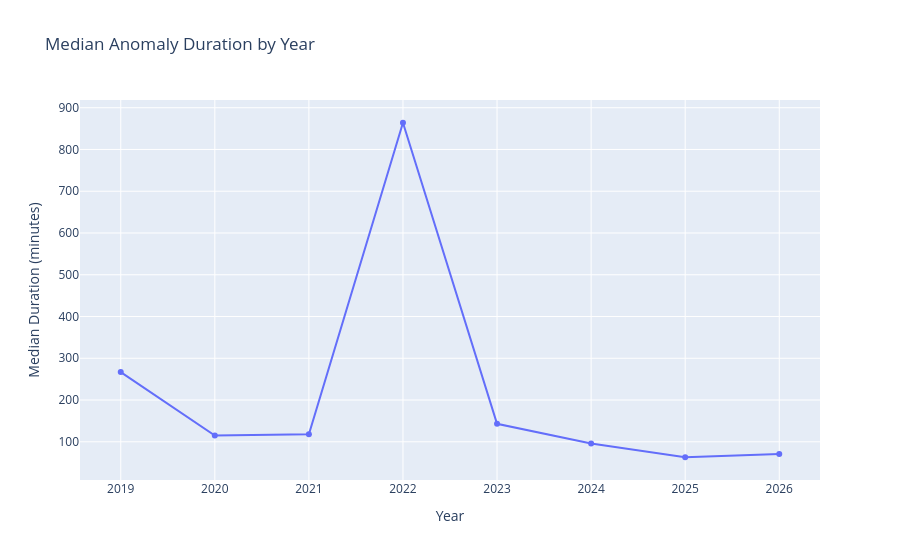

Here is the notebook cell this chart was saved with:
### Markdown cell above
## Median anomaly duration by year

### Code cell
path = Path("D:/Tankdaten/anomalies/anomaly_durations")
df_durations = (
    pl.scan_parquet(str(path / "real_anomaly_durations_*.parquet"))
    .with_columns(
        pl.col("start").dt.year().alias("year")
    ) \
    .collect()
)

year_stats = (
    df.group_by("year")
    .agg(pl.col("duration_min").median().alias("median_duration"))
    .sort("year")
)

fig = px.line(
    year_stats.to_pandas(),
    x="year",
    y="median_duration",
    markers=True,
    title="Median Anomaly Duration by Year"
)
fig.update_layout(
    xaxis_title="Year",
    yaxis_title="Median Duration (minutes)"
)
fig.show()

### Figure 1 — Plotly figure (JSON) as saved in the notebook; plotly's stock layout.template omitted (floating-point values rounded to 4 significant figures)
{"data": [{"hovertemplate": "year=%{x}<br>median_duration=%{y}<extra></extra>", "legendgroup": "", "line": {"color": "#636efa", "dash": "solid"}, "marker": {"symbol": "circle"}, "mode": "lines+markers", "name": "", "orientation": "v", "showlegend": false, "type": "scatter", "x": [2019, 2020, 2021, 2022, 2023, 2024, 2025, 2026], "xaxis": "x", "y": [267.0, 115.0, 118.0, 864.0, 143.0, 96.0, 63.0, 71.0], "yaxis": "y"}], "layout": {"legend": {"tracegroupgap": 0}, "title": {"text": "Median Anomaly Duration by Year"}, "xaxis": {"anchor": "y", "domain": [0, 1], "title": {"text": "Year"}}, "yaxis": {"anchor": "x", "domain": [0, 1], "title": {"text": "Median Duration (minutes)"}}}}
